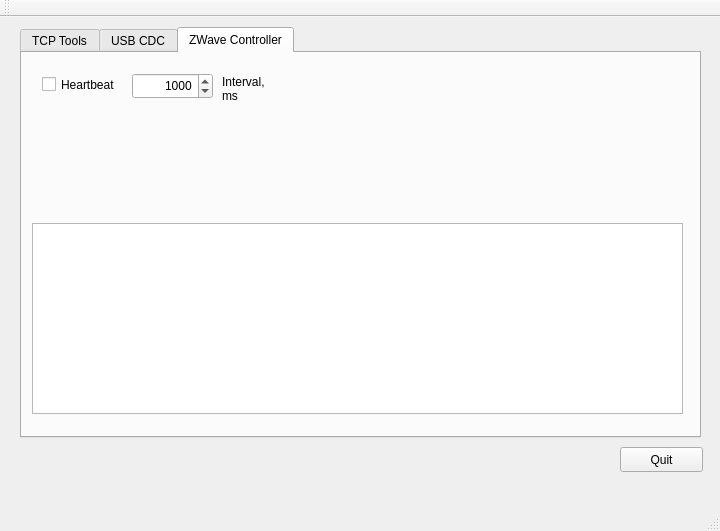
<?xml version="1.0" encoding="UTF-8"?>
<ui version="4.0">
 <class>MainWindow</class>
 <widget class="QMainWindow" name="MainWindow">
  <property name="geometry">
   <rect>
    <x>0</x>
    <y>0</y>
    <width>720</width>
    <height>531</height>
   </rect>
  </property>
  <property name="windowTitle">
   <string>zWaveMgr</string>
  </property>
  <widget class="QWidget" name="centralWidget">
   <widget class="QPushButton" name="btnQuit">
    <property name="geometry">
     <rect>
      <x>620</x>
      <y>430</y>
      <width>83</width>
      <height>25</height>
     </rect>
    </property>
    <property name="text">
     <string>Quit</string>
    </property>
   </widget>
   <widget class="QTabWidget" name="tabWidget">
    <property name="geometry">
     <rect>
      <x>20</x>
      <y>10</y>
      <width>681</width>
      <height>411</height>
     </rect>
    </property>
    <property name="currentIndex">
     <number>2</number>
    </property>
    <widget class="QWidget" name="tabTcpTools">
     <attribute name="title">
      <string>TCP Tools</string>
     </attribute>
     <widget class="QLabel" name="lbHost">
      <property name="geometry">
       <rect>
        <x>20</x>
        <y>20</y>
        <width>31</width>
        <height>17</height>
       </rect>
      </property>
      <property name="text">
       <string>Host</string>
      </property>
     </widget>
     <widget class="QLineEdit" name="eHostName">
      <property name="geometry">
       <rect>
        <x>60</x>
        <y>20</y>
        <width>113</width>
        <height>25</height>
       </rect>
      </property>
      <property name="text">
       <string>127.0.01</string>
      </property>
     </widget>
     <widget class="QLabel" name="lbPort">
      <property name="geometry">
       <rect>
        <x>180</x>
        <y>20</y>
        <width>31</width>
        <height>17</height>
       </rect>
      </property>
      <property name="text">
       <string>Port</string>
      </property>
     </widget>
     <widget class="QLineEdit" name="ePortName">
      <property name="geometry">
       <rect>
        <x>220</x>
        <y>20</y>
        <width>113</width>
        <height>25</height>
       </rect>
      </property>
      <property name="text">
       <string>2345</string>
      </property>
     </widget>
     <widget class="QListWidget" name="lstSocketIO">
      <property name="geometry">
       <rect>
        <x>10</x>
        <y>160</y>
        <width>651</width>
        <height>161</height>
       </rect>
      </property>
     </widget>
     <widget class="QLabel" name="lbSocketIO">
      <property name="geometry">
       <rect>
        <x>10</x>
        <y>140</y>
        <width>71</width>
        <height>17</height>
       </rect>
      </property>
      <property name="text">
       <string>Socket I/O</string>
      </property>
     </widget>
     <widget class="QGroupBox" name="gRole">
      <property name="geometry">
       <rect>
        <x>10</x>
        <y>330</y>
        <width>171</width>
        <height>41</height>
       </rect>
      </property>
      <property name="title">
       <string>Role</string>
      </property>
      <property name="flat">
       <bool>false</bool>
      </property>
      <property name="checkable">
       <bool>false</bool>
      </property>
      <widget class="QRadioButton" name="rbClient">
       <property name="geometry">
        <rect>
         <x>0</x>
         <y>20</y>
         <width>71</width>
         <height>23</height>
        </rect>
       </property>
       <property name="text">
        <string>Client</string>
       </property>
       <property name="checked">
        <bool>false</bool>
       </property>
      </widget>
      <widget class="QRadioButton" name="rbServer">
       <property name="geometry">
        <rect>
         <x>80</x>
         <y>20</y>
         <width>71</width>
         <height>23</height>
        </rect>
       </property>
       <property name="text">
        <string>Server</string>
       </property>
       <property name="checked">
        <bool>true</bool>
       </property>
      </widget>
     </widget>
     <widget class="QPushButton" name="btnOpenSocket">
      <property name="geometry">
       <rect>
        <x>350</x>
        <y>20</y>
        <width>101</width>
        <height>25</height>
       </rect>
      </property>
      <property name="text">
       <string>Open Socket</string>
      </property>
     </widget>
     <widget class="QLabel" name="lbPayloadDepHexToSend">
      <property name="geometry">
       <rect>
        <x>10</x>
        <y>50</y>
        <width>231</width>
        <height>17</height>
       </rect>
      </property>
      <property name="text">
       <string>Comma separated hex to be sent</string>
      </property>
     </widget>
     <widget class="QLineEdit" name="eTcpPayload">
      <property name="geometry">
       <rect>
        <x>10</x>
        <y>70</y>
        <width>221</width>
        <height>25</height>
       </rect>
      </property>
      <property name="text">
       <string>31,32,33,34,0a,0d</string>
      </property>
     </widget>
     <widget class="QCheckBox" name="chkReadSocketOnDataReady">
      <property name="geometry">
       <rect>
        <x>190</x>
        <y>330</y>
        <width>221</width>
        <height>23</height>
       </rect>
      </property>
      <property name="text">
       <string>Read Socket on Data Ready</string>
      </property>
     </widget>
     <widget class="QCheckBox" name="chkSendToSocketOnReading">
      <property name="geometry">
       <rect>
        <x>190</x>
        <y>350</y>
        <width>221</width>
        <height>23</height>
       </rect>
      </property>
      <property name="text">
       <string>Send ACK on each reading</string>
      </property>
     </widget>
     <widget class="QLabel" name="lbTcpAckToBeSent">
      <property name="geometry">
       <rect>
        <x>240</x>
        <y>50</y>
        <width>121</width>
        <height>17</height>
       </rect>
      </property>
      <property name="text">
       <string>ACK to be sent</string>
      </property>
     </widget>
     <widget class="QLineEdit" name="eTcpAckToSend">
      <property name="geometry">
       <rect>
        <x>240</x>
        <y>70</y>
        <width>91</width>
        <height>25</height>
       </rect>
      </property>
      <property name="text">
       <string>35,0a,0d</string>
      </property>
     </widget>
     <widget class="QPushButton" name="btnCloseSocket">
      <property name="enabled">
       <bool>false</bool>
      </property>
      <property name="geometry">
       <rect>
        <x>460</x>
        <y>20</y>
        <width>101</width>
        <height>25</height>
       </rect>
      </property>
      <property name="text">
       <string>Close Socket</string>
      </property>
     </widget>
     <widget class="QPushButton" name="btnReadSocket">
      <property name="enabled">
       <bool>false</bool>
      </property>
      <property name="geometry">
       <rect>
        <x>460</x>
        <y>70</y>
        <width>101</width>
        <height>25</height>
       </rect>
      </property>
      <property name="text">
       <string>Read Socket</string>
      </property>
     </widget>
     <widget class="QPushButton" name="btnSendSocket">
      <property name="enabled">
       <bool>false</bool>
      </property>
      <property name="geometry">
       <rect>
        <x>350</x>
        <y>70</y>
        <width>101</width>
        <height>25</height>
       </rect>
      </property>
      <property name="text">
       <string>Send Socket</string>
      </property>
     </widget>
     <widget class="QCheckBox" name="chkCloseSocketOnWriting">
      <property name="geometry">
       <rect>
        <x>400</x>
        <y>330</y>
        <width>201</width>
        <height>23</height>
       </rect>
      </property>
      <property name="text">
       <string>Close Socket upon writing</string>
      </property>
     </widget>
     <zorder>lbHost</zorder>
     <zorder>eHostName</zorder>
     <zorder>lbPort</zorder>
     <zorder>ePortName</zorder>
     <zorder>lstSocketIO</zorder>
     <zorder>lbSocketIO</zorder>
     <zorder>btnOpenSocket</zorder>
     <zorder>gRole</zorder>
     <zorder>lbPayloadDepHexToSend</zorder>
     <zorder>eTcpPayload</zorder>
     <zorder>chkReadSocketOnDataReady</zorder>
     <zorder>chkSendToSocketOnReading</zorder>
     <zorder>lbTcpAckToBeSent</zorder>
     <zorder>eTcpAckToSend</zorder>
     <zorder>btnCloseSocket</zorder>
     <zorder>btnReadSocket</zorder>
     <zorder>btnSendSocket</zorder>
     <zorder>chkCloseSocketOnWriting</zorder>
    </widget>
    <widget class="QWidget" name="tabUsbCdc">
     <attribute name="title">
      <string>USB CDC</string>
     </attribute>
     <widget class="QListWidget" name="lstDeviceIO">
      <property name="geometry">
       <rect>
        <x>10</x>
        <y>120</y>
        <width>641</width>
        <height>192</height>
       </rect>
      </property>
     </widget>
     <widget class="QPushButton" name="btnSendData">
      <property name="enabled">
       <bool>false</bool>
      </property>
      <property name="geometry">
       <rect>
        <x>460</x>
        <y>60</y>
        <width>91</width>
        <height>25</height>
       </rect>
      </property>
      <property name="text">
       <string>Send Data</string>
      </property>
     </widget>
     <widget class="QLabel" name="lbCommaDepHexToSend">
      <property name="geometry">
       <rect>
        <x>10</x>
        <y>40</y>
        <width>231</width>
        <height>17</height>
       </rect>
      </property>
      <property name="text">
       <string>Comma separated hex to be sent</string>
      </property>
     </widget>
     <widget class="QLabel" name="lbAckToBeSent">
      <property name="geometry">
       <rect>
        <x>260</x>
        <y>40</y>
        <width>121</width>
        <height>17</height>
       </rect>
      </property>
      <property name="text">
       <string>ACK to be sent</string>
      </property>
     </widget>
     <widget class="QPushButton" name="btnOpenDevice">
      <property name="geometry">
       <rect>
        <x>460</x>
        <y>10</y>
        <width>92</width>
        <height>25</height>
       </rect>
      </property>
      <property name="text">
       <string>Open Device</string>
      </property>
     </widget>
     <widget class="QLabel" name="lbDeviceName">
      <property name="geometry">
       <rect>
        <x>10</x>
        <y>10</y>
        <width>101</width>
        <height>17</height>
       </rect>
      </property>
      <property name="text">
       <string>Device Name</string>
      </property>
     </widget>
     <widget class="QCheckBox" name="chkSendAckOnReading">
      <property name="geometry">
       <rect>
        <x>10</x>
        <y>340</y>
        <width>221</width>
        <height>23</height>
       </rect>
      </property>
      <property name="text">
       <string>Send ACK on each reading</string>
      </property>
     </widget>
     <widget class="QPushButton" name="btnReadData">
      <property name="enabled">
       <bool>false</bool>
      </property>
      <property name="geometry">
       <rect>
        <x>569</x>
        <y>60</y>
        <width>91</width>
        <height>25</height>
       </rect>
      </property>
      <property name="text">
       <string>Read Data</string>
      </property>
     </widget>
     <widget class="QCheckBox" name="chkReadDeviceOnDataReady">
      <property name="geometry">
       <rect>
        <x>10</x>
        <y>320</y>
        <width>221</width>
        <height>23</height>
       </rect>
      </property>
      <property name="text">
       <string>Read Device on Data Ready</string>
      </property>
     </widget>
     <widget class="QLineEdit" name="eAckToSend">
      <property name="geometry">
       <rect>
        <x>260</x>
        <y>60</y>
        <width>181</width>
        <height>25</height>
       </rect>
      </property>
      <property name="text">
       <string>06</string>
      </property>
     </widget>
     <widget class="QLineEdit" name="eDataToSend">
      <property name="geometry">
       <rect>
        <x>10</x>
        <y>60</y>
        <width>231</width>
        <height>25</height>
       </rect>
      </property>
      <property name="text">
       <string>01,03,00,20,dc</string>
      </property>
     </widget>
     <widget class="QPushButton" name="btnCloseDevice">
      <property name="enabled">
       <bool>false</bool>
      </property>
      <property name="geometry">
       <rect>
        <x>570</x>
        <y>10</y>
        <width>92</width>
        <height>25</height>
       </rect>
      </property>
      <property name="text">
       <string>Close Device</string>
      </property>
     </widget>
     <widget class="QLabel" name="lbDeviceIO">
      <property name="geometry">
       <rect>
        <x>10</x>
        <y>90</y>
        <width>241</width>
        <height>17</height>
       </rect>
      </property>
      <property name="text">
       <string>Device I/O</string>
      </property>
     </widget>
     <widget class="QLineEdit" name="eDeviceName">
      <property name="geometry">
       <rect>
        <x>110</x>
        <y>10</y>
        <width>341</width>
        <height>25</height>
       </rect>
      </property>
      <property name="text">
       <string>/dev/ttyACM0</string>
      </property>
     </widget>
    </widget>
    <widget class="QWidget" name="tabZWaveController">
     <attribute name="title">
      <string>ZWave Controller</string>
     </attribute>
     <widget class="QCheckBox" name="chkHeartBeat">
      <property name="geometry">
       <rect>
        <x>20</x>
        <y>20</y>
        <width>90</width>
        <height>23</height>
       </rect>
      </property>
      <property name="text">
       <string>Heartbeat</string>
      </property>
     </widget>
     <widget class="QLabel" name="lbHeartBeatDuration">
      <property name="geometry">
       <rect>
        <x>200</x>
        <y>20</y>
        <width>61</width>
        <height>31</height>
       </rect>
      </property>
      <property name="text">
       <string>Interval, ms</string>
      </property>
      <property name="wordWrap">
       <bool>true</bool>
      </property>
     </widget>
     <widget class="QSpinBox" name="sbHeartBeatDuration">
      <property name="geometry">
       <rect>
        <x>110</x>
        <y>20</y>
        <width>81</width>
        <height>26</height>
       </rect>
      </property>
      <property name="alignment">
       <set>Qt::AlignRight|Qt::AlignTrailing|Qt::AlignVCenter</set>
      </property>
      <property name="readOnly">
       <bool>false</bool>
      </property>
      <property name="minimum">
       <number>10</number>
      </property>
      <property name="maximum">
       <number>10000</number>
      </property>
      <property name="singleStep">
       <number>10</number>
      </property>
      <property name="value">
       <number>1000</number>
      </property>
     </widget>
     <widget class="QListWidget" name="listWidget">
      <property name="geometry">
       <rect>
        <x>10</x>
        <y>170</y>
        <width>651</width>
        <height>191</height>
       </rect>
      </property>
     </widget>
    </widget>
   </widget>
  </widget>
  <widget class="QMenuBar" name="menuBar">
   <property name="geometry">
    <rect>
     <x>0</x>
     <y>0</y>
     <width>720</width>
     <height>22</height>
    </rect>
   </property>
  </widget>
  <widget class="QToolBar" name="mainToolBar">
   <attribute name="toolBarArea">
    <enum>TopToolBarArea</enum>
   </attribute>
   <attribute name="toolBarBreak">
    <bool>false</bool>
   </attribute>
  </widget>
  <widget class="QStatusBar" name="statusBar"/>
 </widget>
 <layoutdefault spacing="6" margin="11"/>
 <tabstops>
  <tabstop>eHostName</tabstop>
  <tabstop>ePortName</tabstop>
  <tabstop>eTcpPayload</tabstop>
  <tabstop>eTcpAckToSend</tabstop>
  <tabstop>rbClient</tabstop>
  <tabstop>rbServer</tabstop>
  <tabstop>chkReadSocketOnDataReady</tabstop>
  <tabstop>chkSendToSocketOnReading</tabstop>
  <tabstop>chkCloseSocketOnWriting</tabstop>
  <tabstop>btnOpenSocket</tabstop>
  <tabstop>btnSendSocket</tabstop>
  <tabstop>btnReadSocket</tabstop>
  <tabstop>btnCloseSocket</tabstop>
  <tabstop>eDataToSend</tabstop>
  <tabstop>eAckToSend</tabstop>
  <tabstop>chkReadDeviceOnDataReady</tabstop>
  <tabstop>chkSendAckOnReading</tabstop>
  <tabstop>btnOpenDevice</tabstop>
  <tabstop>btnCloseDevice</tabstop>
  <tabstop>btnSendData</tabstop>
  <tabstop>btnReadData</tabstop>
  <tabstop>btnQuit</tabstop>
  <tabstop>lstDeviceIO</tabstop>
  <tabstop>tabWidget</tabstop>
  <tabstop>lstSocketIO</tabstop>
  <tabstop>eDeviceName</tabstop>
 </tabstops>
 <resources/>
 <connections/>
</ui>
